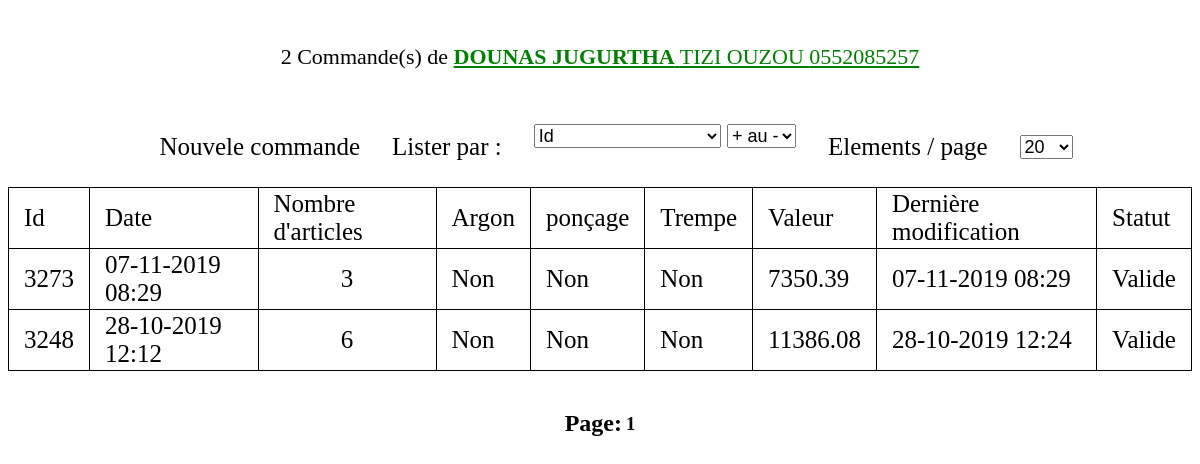
Screenshot of /orders.php?contactid=424 with the database file from the repository.
### tables this page shows
CREATE TABLE `contacts` (
  `id` int(11) NOT NULL AUTO_INCREMENT,
  `name` text NOT NULL,
  `contact` text NOT NULL,
  `com` text NOT NULL,
  PRIMARY KEY (`id`)
);

CREATE TABLE `orders` (
  `id` int(11) NOT NULL AUTO_INCREMENT,
  `id_contact` int(11) NOT NULL,
  `client` text NOT NULL,
  `time` int(11) NOT NULL,
  `last_modified` int(11) NOT NULL,
  `argon` text NOT NULL,
  `poncage` text NOT NULL,
  `cuisson` text NOT NULL,
  `urgent` text,
  `k7` float NOT NULL DEFAULT '2',
  `versements` float(11,2) NOT NULL,
  `status` int(11) NOT NULL,
  PRIMARY KEY (`id`)
);

### orders.php (the view, shortened to what this page needs)
<html><head>
<link href="css/style2.css" type="text/css" rel="stylesheet"/>
</head><body>
<?php
include_once ('database_connection.php');
if(isset($_GET['contactid']) ){
    $contactid=$_GET['contactid'];
	$query1="select name, contact, com from contacts WHERE id='$contactid'";
	$result1 = mysqli_query($dbc,$query1);
	$row1=mysqli_fetch_array($result1,MYSQLI_ASSOC);
	if($result1){
			if(mysqli_affected_rows($dbc)!=0){
			$name=$row1['name'];
			$region=$row1['com'];
			$contact=$row1['contact'];
if(isset($_GET['by'])){
$by=$_GET['by'];
$elementsperpage=$_GET['elementsperpage'];
$order=$_GET['order'];
}else{
	$elementsperpage=20;
	$by="id";
	$order="desc";
}
if(isset($_GET['page'])){
$page=$_GET['page'];
	$from=(($page-1)*$elementsperpage);
}else{
	$page="1";
	$from=0;
}
$to=$elementsperpage;
$numberOfOrders=mysqli_affected_rows($dbc);
        $numberOfPages=$numberOfOrders/$elementsperpage;
        $numberOfPages+=1;
?>
<br><br><div align="center" style="font-size:22px;">
<?php echo $numberOfOrders; ?> Commande(s) de
	<?php echo "<a style='color:green'href='contactinfos.php?id=$contactid'><u><b>$name</b> $region $contact</u></a></div><br><br>"; ?>
<table align='center' id='contacttable'><tr>
	<td></td><td><a href='addorder.php?contactid=<?php echo $contactid; ?>'>Nouvele commande</a></td><td>Lister par :</td><td>
	<form methode="get" name='order'>
	<select style="font-size:18px;" name="by"  onchange=" document.order.submit()">
	<option value="id" <?php if($by == "id"){echo 'selected'; }?> >Id</option>
	</select>
<select style="font-size:18px;" name="order" onchange=" document.order.submit()">
	<option value="desc" >+ au -</option>
	</select></td><td>Elements / page</td><td><select style="font-size:18px;" name="elementsperpage" onchange=" document.order.submit()">
	<option value="20" >20</option>
	</select></form></table>
<table align="center" id='contacttable' class='contacttable2' ><tr><td>Id</td><td>Date</td><td>Nombre d&#39;articles</td><td>Argon</td><td>pon&ccedil;age</td><td>Trempe</td><td>Valeur</td><td>Derni&egrave;re modification</td><td>Statut</td></tr>
<?php
$query1="select * from orders WHERE id_contact='$contactid' ORDER BY $by $order limit $from, $to";
	$result1 = mysqli_query($dbc,$query1);
	if($result1){
		if(mysqli_affected_rows($dbc)!=0){
		    	while($row1 = mysqli_fetch_array($result1,MYSQLI_ASSOC)){
		    $time=$row1['time'];
		    $time= date("d-m-Y H:i",$time);
		    $argon=$row1['argon'];
		    $poncage=$row1['poncage'];
		    $cuisson=$row1['cuisson'];
		    $last_modified=$row1['last_modified'];
		    $last_modified= date("d-m-Y H:i",$last_modified);
		    $status=$row1['status'];
		    if($status==0){
		    	$status="<font color='red'>Annul&eacute;</font>";
		    }else{
		    	$status="Valide";
		    }
		    $sumArticles=0;
		    		$orderids=$row1['id'];
$query2="select * from articles WHERE order_id='$orderids'";
		$result2 = mysqli_query($dbc,$query2);
		$numberOfArticles=mysqli_affected_rows($dbc);
		    	while($row2 = mysqli_fetch_array($result2,MYSQLI_ASSOC)){
		    		$sumArticles+=round(($row2['q']*$row2['price']*$row2['dimension1']*$row2['dimension2']*0.0001)*100)*0.01;
		    	}
		    	echo"<tr><td><a href='orderinfos.php?id=$orderids'>$orderids</a></td><td><a href='orderinfos.php?id=$orderids'>$time</a></td>
		    	<td align='center'><a href='orderinfos.php?id=$orderids'>$numberOfArticles</a></td>
		    	<td><a href='orderinfos.php?id=$orderids'>$argon</a></td>
		    	<td><a href='orderinfos.php?id=$orderids'>$poncage</a></td>
		    	<td><a href='orderinfos.php?id=$orderids'>$cuisson</a></td>
		    	<td><a href='orderinfos.php?id=$orderids'>$sumArticles</a></td><td><a href='orderinfos.php?id=$orderids'>$last_modified</a></td>
		    	<td><a href='orderinfos.php?id=$orderids'>$status</a></td></tr>";
		    	}
echo'</table><br><br><div align="center">';
 $i=1;
 echo "<table id='pages'><tr><td><h2>Page:</h2></td> ";
    while($i<$numberOfPages){
    	if($i!=$page){
    	echo "<td> <a href='?contactid=$contactid&order=$order&by=$by&page=$i&elementsperpage=$elementsperpage'> <h2>$i</h2>  </a></td>";
    }else{
    	echo "<td> <a href='?contactid=$contactid&order=$order&by=$by&page=$i&elementsperpage=$elementsperpage' style='color:black;'> <h3>$i</h3>  </a></td>";
    }
    	$i++;
    }
    echo '</tr></table></div>';
} }}}}
    ?>
</body>
</html>

### css/style2.css (style rules this page uses)
a { text-decoration:none; color:blue; }
#contacttable { font-size: 25px; padding:10px; }
#contacttable a { color:black; }
#contacttable td { padding:2px 15px; }
.contacttable2 { border-collapse:collapse; }
.contacttable2 td { padding: 30px; border-collapse:collapse; border:1px black solid; }
#pages a { color:green; }

### rows the page displays
contacts: name "DOUNAS JUGURTHA", com "TIZI OUZOU", contact "0552085257"
orders: id "3273", time "07-11-2019 08:29", numberOfArticles "3", argon "Non", poncage "Non", cuisson "Non", sumArticles "7350.39", last_modified "07-11-2019 08:29", status "Valide"
orders: id "3248", time "28-10-2019 12:12", numberOfArticles "6", argon "Non", poncage "Non", cuisson "Non", sumArticles "11386.08", last_modified "28-10-2019 12:24", status "Valide"

### other values shown
$numberOfOrders "2"
